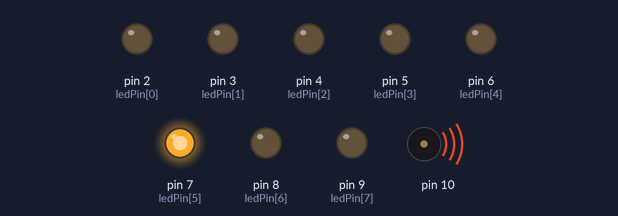
Bench run of a sketch on a simulated Arduino Uno, built with avr-gcc and run on an emulated ATmega328P. Parts: output pins drawn as LEDs (lit = HIGH), buzzer (waves = sounding).

Above: at 0.24 s.
At 1.12 s:
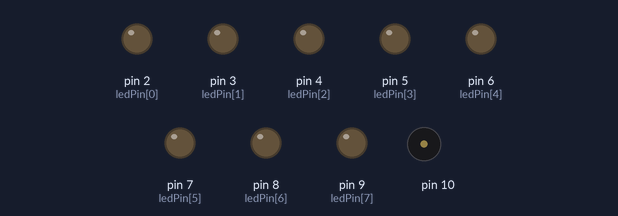
At 1.43 s:
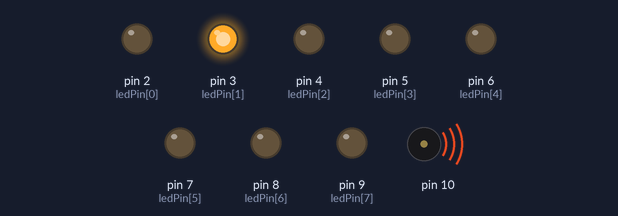
At 1.99 s:
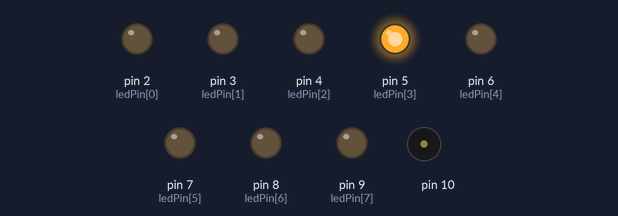
At 3.07 s:
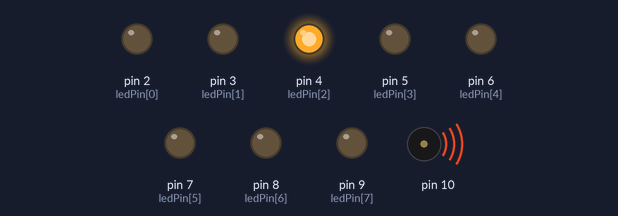
At 4.25 s:
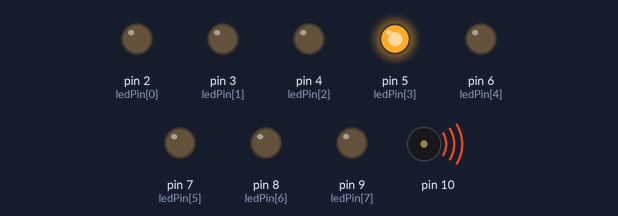
Timing chart, 0 to 5.6 s (numbered marks = the images above):
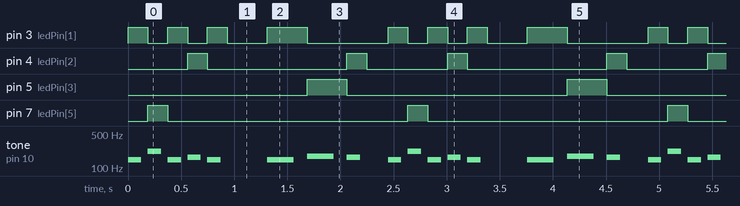

Measured:
- by itself, pin 3 (ledPin[1]): repeats every 2.4 s: 2 × (LOW 0.19 s, HIGH 0.19 s), LOW 0.38 s, HIGH 0.38 s, LOW 0.76 s, HIGH 0.19 s
- by itself, pin 4 (ledPin[2]): repeats every 2.4 s: LOW 1.3 s, HIGH 0.19 s, LOW 0.76 s, HIGH 0.19 s
- by itself, pin 5 (ledPin[3]): alternates HIGH for 0.38 s and LOW for 2.1 s
- by itself, pin 7 (ledPin[5]): alternates HIGH for 0.19 s and LOW for 2.3 s
- by itself, tone on pin 10: repeats every 2.4 s: silent 0.06 s, 220 Hz 0.13 s, silent 0.06 s, 147 Hz 0.13 s, silent 0.06 s, 165 Hz 0.13 s, silent 0.06 s, 147 Hz 0.13 s, silent 0.44 s, 147 Hz 0.25 s, silent 0.13 s, 175 Hz 0.25 s, silent 0.13 s, 165 Hz 0.13 s, silent 0.26 s, 147 Hz 0.13 s

The sketch:

Buzzer-LED-Tone.ino
```cpp
/*
  Melody
 */
#define NOTE_C3  131
#define NOTE_SC3 139
#define NOTE_D3  147
#define NOTE_SD3 156
#define NOTE_E3  165
#define NOTE_F3  175
#define NOTE_G3  196
#define NOTE_SG3 208
#define NOTE_A3  220
#define NOTE_B3  247
#define NOTE_C4  262
#define NOTE_SC4 277

byte ledPin[8]={2,3,4,5,6,7,8,9};
int ledState=0;
// notes in the melody:

int melody[] = {
  NOTE_D3, NOTE_A3, NOTE_D3, NOTE_E3, NOTE_D3, 0, NOTE_D3, NOTE_F3,NOTE_E3
};

// note durations: 4 = quarter note, 8 = eighth note, etc.:

int noteDurations[] = {
  8, 8, 8, 8,8,4,4,4,8
};

void setup() {
  for(byte i=0;i<8;++i)
  {
     pinMode(ledPin[i],OUTPUT);
  }
  // iterate over the notes of the melody:
}

void loop() {
  // no need to repeat the melody.
    // iterate over the notes of the melody:
  for (int thisNote = 0; thisNote < 9; thisNote++) {

    // to calculate the note duration, take one second
    // divided by the note type.
    //e.g. quarter note = 1000 / 4, eighth note = 1000/8, etc.
    int noteDuration = 1000 / noteDurations[thisNote];
    tone(10, melody[thisNote], noteDuration);

    // to distinguish the notes, set a minimum time between them.
    // the note's duration + 30% seems to work well:

    if(melody[thisNote] ==NOTE_C4){
      digitalWrite(ledPin[0],HIGH);
      ledState=ledPin[0];
    }
    else if(melody[thisNote] ==NOTE_D3){
      digitalWrite(ledPin[1],HIGH);
      ledState=ledPin[1];
    }
    else if(melody[thisNote] ==NOTE_E3){
      digitalWrite(ledPin[2],HIGH);
      ledState=ledPin[2];
    }
    else if(melody[thisNote] ==NOTE_F3){
      digitalWrite(ledPin[3],HIGH);
      ledState=ledPin[3];
    }
    else if(melody[thisNote] ==NOTE_G3){
      digitalWrite(ledPin[4],HIGH);
      ledState=ledPin[4];
    }
    else if(melody[thisNote] ==NOTE_A3){
      digitalWrite(ledPin[5],HIGH);
      ledState=ledPin[5];
    }
    else if(melody[thisNote] ==NOTE_B3){
      digitalWrite(ledPin[6],HIGH);
      ledState=ledPin[6];
    }
    else if(melody[thisNote] ==NOTE_C3){
      digitalWrite(ledPin[7],HIGH);
      ledState=ledPin[7];
    }
    int  pauseBetweenNotes = noteDuration * 1.5;
    delay( pauseBetweenNotes);

    // stop the tone playing:
    noTone(10);

    digitalWrite(ledState,LOW);


  }
  delay(200);
}
```
